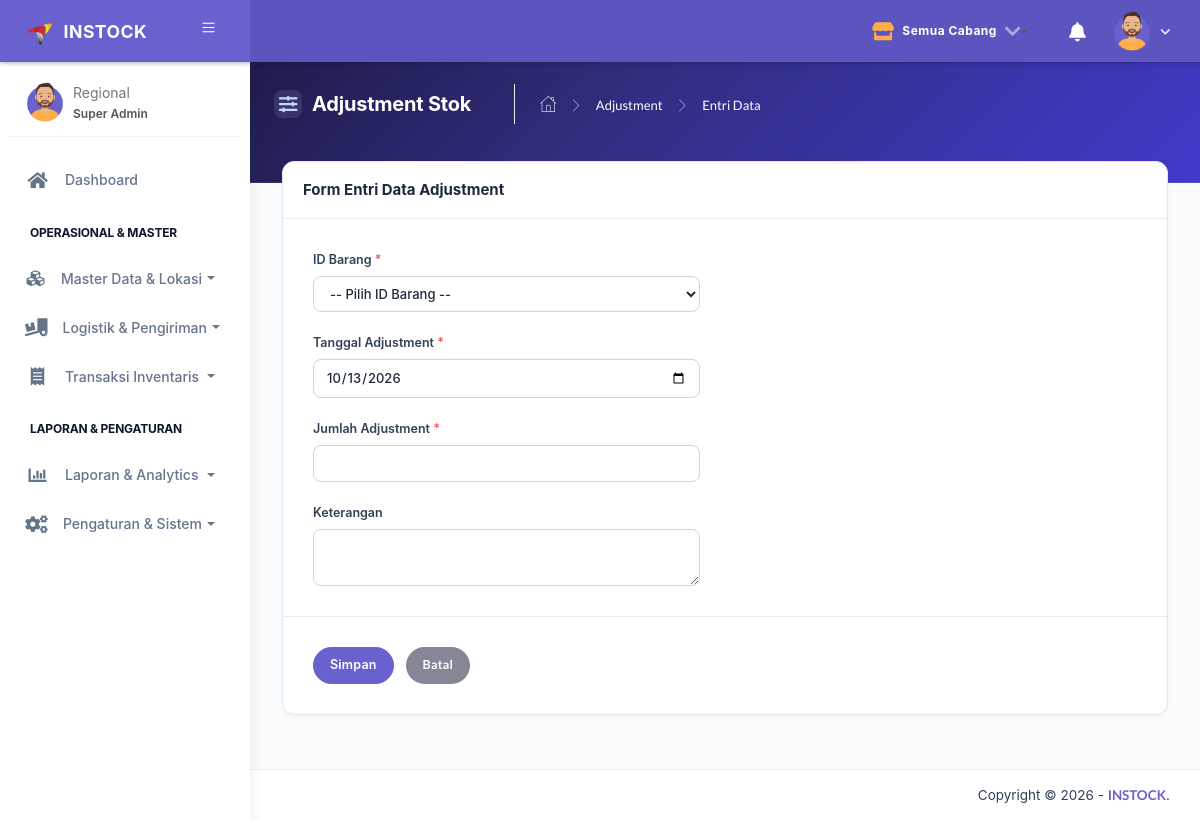
The app's page /main.php?module=form_entri_adjustment (signed in) with its own data.
### tables this page shows
CREATE TABLE `tbl_setting` (
  `id_setting` int NOT NULL AUTO_INCREMENT,
  `nama_aplikasi` varchar(255) DEFAULT 'INSTOCK',
  `slogan_aplikasi` varchar(255) DEFAULT 'Fulfillment Warehouse Management System',
  `nama_perusahaan` varchar(255) DEFAULT 'PT Instock Fulfillment Indonesia',
  `alamat_perusahaan` text,
  `telepon` varchar(50) DEFAULT '0812-3456-7890',
  `email` varchar(100) DEFAULT 'admin@instock.co.id',
  `logo` varchar(255) DEFAULT 'images/img/q.png',
  `favicon` varchar(255) DEFAULT 'images/img/logo.png',
  `footer_text` varchar(255) DEFAULT 'INSTOCK',
  `stok_minimum_default` int DEFAULT '5',
  `updated_at` datetime DEFAULT CURRENT_TIMESTAMP ON UPDATE CURRENT_TIMESTAMP,
  PRIMARY KEY (`id_setting`)
);

### helper/setting_helper.php (called while the page is built, shortened)
<?php
function getSystemSetting($mysqli)
{
  $defaults = [
    'id_setting' => 1,
    'nama_aplikasi' => 'INSTOCK',
    'slogan_aplikasi' => 'Fulfillment Warehouse Management System',
    'nama_perusahaan' => 'PT Instock Fulfillment Indonesia',
    'alamat_perusahaan' => 'Jl. Jendral Sudirman No. 123, Jakarta Selatan',
    'telepon' => '0812-3456-7890',
    'email' => 'admin@instock.co.id',
    'logo' => 'images/img/q.png',
    'favicon' => 'images/img/logo.png',
    'footer_text' => 'INSTOCK',
    'stok_minimum_default' => 5
  ];
  try {
    $res = @mysqli_query($mysqli, "SELECT * FROM tbl_setting LIMIT 1");
    if ($res && mysqli_num_rows($res) > 0) {
      $data = mysqli_fetch_assoc($res);
      $cached_setting = array_merge($defaults, array_filter($data, function ($val) {
        return !is_null($val);
      }));
      return $cached_setting;
    }
  } catch (Throwable $e) {
  }
  $cached_setting = $defaults;
  return $cached_setting;
}
function getLogoAppPath($sys_setting, $key = 'logo')
{
  $path = $sys_setting[$key] ?? '';
  if (!empty($path) && file_exists($path)) {
    return htmlspecialchars($path);
  }
  return 'assets/img/logo.png';
}

### helper/cabang_helper.php (called while the page is built, shortened)
<?php
if (!function_exists('getActiveCabangId')) {
    function getActiveCabangId() {
        $hak_akses = $_SESSION['hak_akses'] ?? '';
        if ($hak_akses === 'Super Admin' || $hak_akses === 'Administrator') {
            return isset($_SESSION['active_cabang']) ? (int)$_SESSION['active_cabang'] : 0;
        }
        return (int)($_SESSION['id_cabang'] ?? 0);
    }
}
if (!function_exists('getActiveCabangName')) {
    function getActiveCabangName($mysqli) {
        $id = getActiveCabangId();
        if ($id === 0) {
            return "Semua Cabang";
        }
        return "Cabang #" . $id;
    }
}

### modules/adjustment/form_entri.php (the view, shortened to what this page needs)
<div class="panel-header bg-secondary-gradient">
  <div class="page-inner py-3">
    <div class="d-flex align-items-left align-items-md-top flex-column flex-md-row">
      <div class="page-header text-white">
        <h4 class="page-title text-white"><i class="fas fa-sliders-h mr-2"></i> Adjustment Stok</h4>
        <ul class="breadcrumbs">
          <li class="nav-home"><a href="?module=dashboard"><i class="flaticon-home text-white"></i></a></li>
          <li class="separator"><i class="flaticon-right-arrow"></i></li>
          <li class="nav-item"><a href="?module=adjustment" class="text-white">Adjustment</a></li>
          <li class="separator"><i class="flaticon-right-arrow"></i></li>
          <li class="nav-item"><a>Entri Data</a></li>
        </ul>
      </div>
    </div>
  </div>
</div>
<div class="page-inner mt--5">
  <div class="card">
    <div class="card-header">
      <div class="card-title">Form Entri Data Adjustment</div>
    </div>
    <form action="modules/adjustment/proses_entri.php" method="post" class="needs-validation" novalidate>
      <div class="card-body">
        <div class="row">
          <div class="col-md-6">
            <div class="form-group">
              <label>ID Barang <span class="text-danger">*</span></label>
              <select name="id_barang" class="form-control" required>
                <option selected disabled value="">-- Pilih ID Barang --</option>
              </select>
            </div>
            <div class="form-group">
              <label>Tanggal Adjustment <span class="text-danger">*</span></label>
              <input type="date" name="tanggal_adjustment" class="form-control" autocomplete="off" required value="<?php echo date('Y-m-d'); ?>">
            </div>
            <div class="form-group">
              <label>Jumlah Adjustment <span class="text-danger">*</span></label>
              <input type="number" name="jumlah_adjustment" class="form-control" autocomplete="off" required>
            </div>
            <div class="form-group">
              <label>Keterangan</label>
              <textarea name="keterangan" class="form-control"></textarea>
            </div>
          </div>
        </div>
      </div>
      <div class="card-action">
        <input type="submit" name="simpan" value="Simpan" class="btn btn-secondary btn-round pl-4 pr-4">
        <a href="?module=adjustment" class="btn btn-default btn-round pl-4 pr-4 ml-2">Batal</a>
      </div>
    </form>
  </div>
</div>

### main.php (shortened to what this page needs)
<?php
if (empty($_SESSION['username']) && empty($_SESSION['password'])) {
    header('location: login.php?pesan=2');
    exit;
} else {
    require_once "config/database.php";
    require_once "helper/setting_helper.php";
    require_once "helper/cabang_helper.php";
    $sys_setting = getSystemSetting($mysqli);
    $user_id_sess = (int) ($_SESSION['id_user'] ?? 0);
    $user_foto_db = $_SESSION['foto'] ?? '';
    if (empty($user_foto_db) && $user_id_sess > 0) {
        $q_f = mysqli_query($mysqli, "SELECT foto FROM tbl_user WHERE id_user = $user_id_sess");
        if ($q_f && $r_f = mysqli_fetch_assoc($q_f)) {
            $user_foto_db = $r_f['foto'] ?? '';
        }
    }
    $user_avatar_path = (!empty($user_foto_db) && file_exists("assets/img/user/" . $user_foto_db))
        ? "assets/img/user/" . htmlspecialchars($user_foto_db)
        : "assets/img/avatar-2.png";
    ?>
    <!DOCTYPE html>
    <html lang="en">
    <head>
        <link rel="stylesheet" href="assets/css/fonts.min.css">
        <link rel="stylesheet" href="assets/css/bootstrap.min.css">
        <link rel="stylesheet" href="assets/css/atlantis.min.css">
        <link rel="stylesheet" href="assets/css/style.css">
        <link rel="stylesheet" href="assets/css/global-custom-theme.css">
        <link rel="stylesheet" href="assets/js/plugin/datepicker/css/bootstrap-datepicker.css">
        <link rel="stylesheet" href="assets/js/plugin/chosen/chosen.css">
    </head>
    <body>
        <div class="wrapper">
            <div class="main-header">
                <div class="logo-header" data-background-color="purple">
                    <a href="?module=dashboard" class="logo text-white font-weight-bold d-flex align-items-center">
                        <img src="<?= getLogoAppPath($sys_setting) ?>" alt="navbar brand" class="navbar-brand mr-2"
                            style="max-height: 32px;">
                        <span class="navbar-brand-title font-weight-bold"
                            style="font-size: 1.1rem; letter-spacing: 0.5px; text-transform: uppercase;">
                            <?= htmlspecialchars($sys_setting['nama_aplikasi']) ?>
                        </span>
                    </a>
                    <div class="nav-toggle">
                        <button class="btn btn-toggle toggle-sidebar">
                            <i class="icon-menu"></i>
                        </button>
                    </div>
                </div>
                <nav class="navbar navbar-header navbar-expand-lg" data-background-color="purple2">
                    <div class="container-fluid">
                        <ul class="navbar-nav topbar-nav ml-md-auto align-items-center">
                            <?php
                            $sess_hak_akses = $_SESSION['hak_akses'] ?? '';
                            ?>
                            <?php if ($sess_hak_akses === 'Super Admin' || $sess_hak_akses === 'Administrator'): ?>
                                <li class="nav-item dropdown mr-3">
                                    <a class="nav-link dropdown-toggle text-white font-weight-bold d-flex align-items-center px-3 py-1 bg-white-10 rounded-pill"
                                        data-toggle="dropdown" href="#" role="button" aria-expanded="false"
                                        title="Pilih Cabang / Lokasi Work">
                                        <i class="fas fa-store text-warning mr-2"></i>
                                        <span><?= htmlspecialchars(getActiveCabangName($mysqli)) ?></span>
                                        <i class="fas fa-chevron-down ml-2 fa-xs text-white-50"></i>
                                    </a>
                                </li>
                            <?php endif; ?>
                            <li class="nav-item dropdown hidden-caret mr-3">
                                <a class="nav-link dropdown-toggle" data-toggle="dropdown" href="#" role="button"
                                    aria-expanded="false" title="Peringatan Stok Minimum">
                                    <i class="fas fa-bell text-white" style="font-size: 1.2rem;"></i>
                                </a>
                            </li>
                            <li class="nav-item dropdown hidden-caret">
                                <a class="dropdown-toggle profile-pic d-flex align-items-center" data-toggle="dropdown"
                                    href="javascript:void(0)" aria-expanded="false">
                                    <div class="avatar-sm">
                                        <img src="<?= $user_avatar_path ?>" alt="image profile"
                                            class="avatar-img rounded-circle" style="object-fit: cover;">
                                    </div>
                                    <i class="fas fa-chevron-down ml-2 text-white"
                                        style="font-size: 11px; opacity: 0.85;"></i>
                                </a>
                            </li>
                        </ul>
                    </div>
                </nav>
            </div>
            <div class="sidebar sidebar-style-2">
                <div class="sidebar-wrapper scrollbar scrollbar-inner">
                    <div class="sidebar-content">
                        <div class="user">
                            <div class="avatar-sm float-left mr-2">
                                <img src="<?= $user_avatar_path ?>" alt="image profile" class="avatar-img rounded-circle"
                                    style="width: 40px; height: 40px; object-fit: cover;">
                            </div>
                            <div class="info">
                                <a>
                                    <span>
                                        <?php echo $_SESSION['nama_user']; ?>
                                        <span class="user-level"><?php echo $_SESSION['hak_akses']; ?></span>
                                    </span>
                                </a>
                            </div>
                        </div>
                        <ul class="nav nav-secondary">
                            <?php include "sidebar_menu.php"; ?>
                        </ul>
                    </div>
                </div>
            </div>
            <div class="main-panel">
                <div class="content">
                    <?php include "content.php"; ?>
                </div>
                <footer class="footer">
                    <div class="container-fluid">
                        <div class="copyright ml-auto">
                            Copyright &copy; <?php echo date('Y'); ?> - <a href="javascript:void(0)"
                                class="text-secondary font-weight-bold"><?= htmlspecialchars($sys_setting['footer_text']) ?></a>.
                        </div>
                    </div>
                </footer>
            </div>
        </div>
    </body>
    </html>
<?php } ?>

### assets/css/global-custom-theme.css (style rules this page uses)
:root { --primary-font: -apple-system, BlinkMacSystemFont, "Segoe UI", Roboto, "Helvetica Neue", Arial, sans-serif; }
html, body, p, span, div, input, button, select, textarea, label { font-family: var(--primary-font) !important; -webkit-font-smoothing: antialiased; -moz-osx-font-smoothing: grayscale; }
.fa, .fas, .far, i.fa, i.fas, i.far { font-family: "Font Awesome 5 Free" !important; }
[class^="flaticon-"], [class*=" flaticon-"] { font-family: Flaticon !important; }
[class^="icon-"], [class*=" icon-"] { font-family: "simple-line-icons" !important; }
body { font-size: 13.5px !important; color: #334155 !important; line-height: 1.5 !important; }
h1, h2, h3, h4, h5, h6, .h1, .h2, .h3, .h4, .h5, .h6 { font-family: var(--primary-font) !important; font-weight: 700 !important; letter-spacing: -0.2px !important; color: #0f172a !important; }
.card { border-radius: 12px !important; border: 1px solid #e2e8f0 !important; box-shadow: 0 4px 6px -1px rgba(0, 0, 0, 0.03), 0 2px 4px -1px rgba(0, 0, 0, 0.02) !important; overflow: hidden !important; }
.card-header { border-top-left-radius: 12px !important; border-top-right-radius: 12px !important; }
.card-title { font-size: 15px !important; font-weight: 700 !important; color: #1e293b !important; }
.form-control, select.form-control { font-size: 13px !important; font-weight: 500 !important; border-radius: 8px !important; border: 1px solid #cbd5e1 !important; padding: 8px 12px !important; color: #1e293b !important; transition: all 0.2s ease !important; }
label { font-size: 12.5px !important; font-weight: 600 !important; color: #334155 !important; margin-bottom: 6px !important; }
.btn { font-size: 12.5px !important; font-weight: 600 !important; border-radius: 8px !important; padding: 8px 16px !important; letter-spacing: 0.2px !important; transition: all 0.2s ease !important; }
.btn-round { border-radius: 50px !important; }
.sidebar .nav .nav-item > a i.fas, .sidebar .nav-collapse li a i.fas, i.fas { font-weight: 900 !important; }
.panel-header { background: linear-gradient(135deg, #1e1b4b 0%, #312e81 40%, #4338ca 100%) !important; padding-top: 22px !important; padding-bottom: 58px !important; border-bottom: 1px solid rgba(255, 255, 255, 0.1) !important; }
.panel-header .page-inner { padding-top: 0 !important; padding-bottom: 0 !important; padding-left: 24px !important; padding-right: 24px !important; }
.panel-header .page-header { margin-bottom: 0 !important; padding: 0 !important; display: flex !important; align-items: center !important; flex-wrap: wrap !important; gap: 12px !important; }
.panel-header .page-title, .panel-header h4.page-title { font-size: 1.25rem !important; font-weight: 700 !important; color: #ffffff !important; letter-spacing: -0.2px !important; margin-top: 0 !important; margin-bottom: 0 !important; margin-right: 6px !important; padding-right: 0 !important; border-right: none !important; display: inline-flex !important; align-items: center !important; line-height: 1.3 !important; }
.panel-header .page-title i, .panel-header .page-title [class^="flaticon-"] { font-size: 1.15rem !important; width: 28px !important; height: 28px !important; line-height: 28px !important; text-align: center !important; margin-right: 10px !important; color: #c7d2fe !important; display: inline-flex !important; align-items: center !important; justify-content: center !important; background: rgba(255, 255, 255, 0.1) !important; border-radius: 8px !important; }
.main-panel .content .page-inner.mt--5 { margin-top: -46px !important; }

### records on screen
tbl_setting: logo (picture), nama_aplikasi "INSTOCK", footer_text "INSTOCK"

### other values on screen
getActiveCabangName($mysqli) "Semua Cabang"
$_SESSION['nama_user'] "Regional"
$_SESSION['hak_akses'] "Super Admin"
